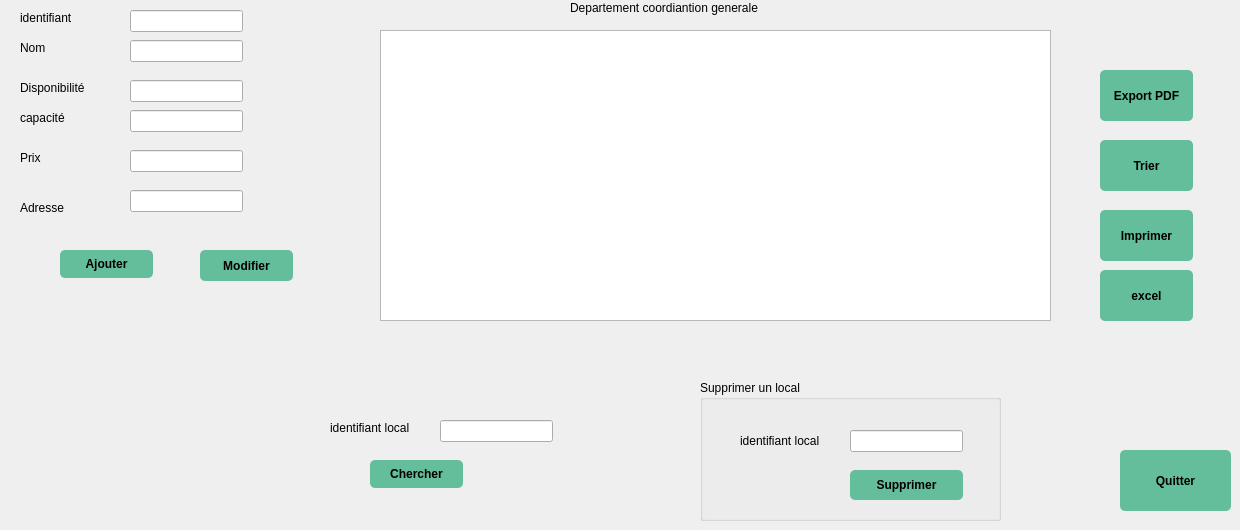
      <widget class="QWidget" name="tab_16">
       <attribute name="title">
        <string>Local</string>
       </attribute>
       <widget class="QLabel" name="label_85">
        <property name="geometry">
         <rect>
          <x>20</x>
          <y>40</y>
          <width>55</width>
          <height>16</height>
         </rect>
        </property>
        <property name="text">
         <string>Nom</string>
        </property>
       </widget>
       <widget class="QLabel" name="label_86">
        <property name="geometry">
         <rect>
          <x>20</x>
          <y>80</y>
          <width>71</width>
          <height>16</height>
         </rect>
        </property>
        <property name="text">
         <string>Disponibilité</string>
        </property>
       </widget>
       <widget class="QLabel" name="label_87">
        <property name="geometry">
         <rect>
          <x>20</x>
          <y>110</y>
          <width>55</width>
          <height>16</height>
         </rect>
        </property>
        <property name="text">
         <string>capacité</string>
        </property>
       </widget>
       <widget class="QLabel" name="label_88">
        <property name="geometry">
         <rect>
          <x>20</x>
          <y>150</y>
          <width>55</width>
          <height>16</height>
         </rect>
        </property>
        <property name="text">
         <string>Prix</string>
        </property>
       </widget>
       <widget class="QLabel" name="label_89">
        <property name="geometry">
         <rect>
          <x>20</x>
          <y>200</y>
          <width>55</width>
          <height>16</height>
         </rect>
        </property>
        <property name="text">
         <string>Adresse</string>
        </property>
       </widget>
       <widget class="QLineEdit" name="lineEdit_nom_4">
        <property name="geometry">
         <rect>
          <x>130</x>
          <y>40</y>
          <width>113</width>
          <height>22</height>
         </rect>
        </property>
       </widget>
       <widget class="QLineEdit" name="lineEdit_capacite">
        <property name="geometry">
         <rect>
          <x>130</x>
          <y>110</y>
          <width>113</width>
          <height>22</height>
         </rect>
        </property>
       </widget>
       <widget class="QLineEdit" name="lineEdit_prix_2">
        <property name="geometry">
         <rect>
          <x>130</x>
          <y>150</y>
          <width>113</width>
          <height>22</height>
         </rect>
        </property>
       </widget>
       <widget class="QLineEdit" name="lineEdit_adresse_2">
        <property name="geometry">
         <rect>
          <x>130</x>
          <y>190</y>
          <width>113</width>
          <height>22</height>
         </rect>
        </property>
       </widget>
       <widget class="QPushButton" name="pushButton_24">
        <property name="geometry">
         <rect>
          <x>60</x>
          <y>250</y>
          <width>93</width>
          <height>28</height>
         </rect>
        </property>
        <property name="styleSheet">
         <string notr="true">QPushButton {
padding: 5px;
border-radius: 5px;
background-color:rgb(101, 190, 155);
font-weight: bold;
}
QPushButton:hover
{
color :white;
}</string>
        </property>
        <property name="text">
         <string>Ajouter</string>
        </property>
       </widget>
       <widget class="QLabel" name="label_90">
        <property name="geometry">
         <rect>
          <x>570</x>
          <y>0</y>
          <width>211</width>
          <height>16</height>
         </rect>
        </property>
        <property name="text">
         <string>Departement coordiantion generale</string>
        </property>
       </widget>
       <widget class="QPushButton" name="pushButton_25">
        <property name="geometry">
         <rect>
          <x>1120</x>
          <y>450</y>
          <width>111</width>
          <height>61</height>
         </rect>
        </property>
        <property name="styleSheet">
         <string notr="true">QPushButton {
padding: 5px;
border-radius: 5px;
background-color:rgb(101, 190, 155);
font-weight: bold;
}
QPushButton:hover
{
color :white;
}</string>
        </property>
        <property name="text">
         <string>Quitter</string>
        </property>
       </widget>
       <widget class="QGroupBox" name="groupBox_17">
        <property name="geometry">
         <rect>
          <x>700</x>
          <y>380</y>
          <width>301</width>
          <height>141</height>
         </rect>
        </property>
        <property name="title">
         <string>Supprimer un local</string>
        </property>
        <widget class="QLineEdit" name="lineEdit_supprimerlocal">
         <property name="geometry">
          <rect>
           <x>150</x>
           <y>50</y>
           <width>113</width>
           <height>22</height>
          </rect>
         </property>
        </widget>
        <widget class="QLabel" name="CINlabel_5">
         <property name="geometry">
          <rect>
           <x>40</x>
           <y>50</y>
           <width>101</width>
           <height>21</height>
          </rect>
         </property>
         <property name="text">
          <string>identifiant local</string>
         </property>
        </widget>
        <widget class="QPushButton" name="supprimerlocal">
         <property name="geometry">
          <rect>
           <x>150</x>
           <y>90</y>
           <width>113</width>
           <height>30</height>
          </rect>
         </property>
         <property name="styleSheet">
          <string notr="true">QPushButton {
padding: 5px;
border-radius: 5px;
background-color:rgb(101, 190, 155);
font-weight: bold;
}
QPushButton:hover
{
color :white;
}</string>
         </property>
         <property name="text">
          <string>Supprimer</string>
         </property>
        </widget>
       </widget>
       <widget class="QLineEdit" name="lineEdit_disponibilite">
        <property name="geometry">
         <rect>
          <x>130</x>
          <y>80</y>
          <width>113</width>
          <height>22</height>
         </rect>
        </property>
       </widget>
       <widget class="QTableView" name="tableView_local">
        <property name="geometry">
         <rect>
          <x>380</x>
          <y>30</y>
          <width>671</width>
          <height>291</height>
         </rect>
        </property>
       </widget>
       <widget class="QPushButton" name="modifierlocal">
        <property name="geometry">
         <rect>
          <x>200</x>
          <y>250</y>
          <width>93</width>
          <height>31</height>
         </rect>
        </property>
        <property name="styleSheet">
         <string notr="true">QPushButton {
padding: 5px;
border-radius: 5px;
background-color:rgb(101, 190, 155);
font-weight: bold;
}
QPushButton:hover
{
color :white;
}</string>
        </property>
        <property name="text">
         <string>Modifier</string>
        </property>
       </widget>
       <widget class="QPushButton" name="exportpdflocal">
        <property name="geometry">
         <rect>
          <x>1100</x>
          <y>70</y>
          <width>93</width>
          <height>51</height>
         </rect>
        </property>
        <property name="styleSheet">
         <string notr="true">QPushButton {
padding: 5px;
border-radius: 5px;
background-color:rgb(101, 190, 155);
font-weight: bold;
}
QPushButton:hover
{
color :white;
}</string>
        </property>
        <property name="text">
         <string>Export PDF</string>
        </property>
       </widget>
       <widget class="QLabel" name="label_91">
        <property name="geometry">
         <rect>
          <x>330</x>
          <y>420</y>
          <width>91</width>
          <height>16</height>
         </rect>
        </property>
        <property name="text">
         <string>identifiant local</string>
        </property>
       </widget>
       <widget class="QPushButton" name="button_chercherlocal">
        <property name="geometry">
         <rect>
          <x>370</x>
          <y>460</y>
          <width>93</width>
          <height>28</height>
         </rect>
        </property>
        <property name="styleSheet">
         <string notr="true">QPushButton {
padding: 5px;
border-radius: 5px;
background-color:rgb(101, 190, 155);
font-weight: bold;
}
QPushButton:hover
{
color :white;
}</string>
        </property>
        <property name="text">
         <string>Chercher</string>
        </property>
       </widget>
       <widget class="QLineEdit" name="lineEdit_chercherlocal">
        <property name="geometry">
         <rect>
          <x>440</x>
          <y>420</y>
          <width>113</width>
          <height>22</height>
         </rect>
        </property>
       </widget>
       <widget class="QPushButton" name="trierlocal">
        <property name="geometry">
         <rect>
          <x>1100</x>
          <y>140</y>
          <width>93</width>
          <height>51</height>
         </rect>
        </property>
        <property name="styleSheet">
         <string notr="true">QPushButton {
padding: 5px;
border-radius: 5px;
background-color:rgb(101, 190, 155);
font-weight: bold;
}
QPushButton:hover
{
color :white;
}</string>
        </property>
        <property name="text">
         <string>Trier</string>
        </property>
       </widget>
       <widget class="QPushButton" name="imprimerlocal">
        <property name="geometry">
         <rect>
          <x>1100</x>
          <y>210</y>
          <width>93</width>
          <height>51</height>
         </rect>
        </property>
        <property name="styleSheet">
         <string notr="true">QPushButton {
padding: 5px;
border-radius: 5px;
background-color:rgb(101, 190, 155);
font-weight: bold;
}
QPushButton:hover
{
color :white;
}</string>
        </property>
        <property name="text">
         <string>Imprimer</string>
        </property>
       </widget>
       <widget class="QLabel" name="label_92">
        <property name="geometry">
         <rect>
          <x>20</x>
          <y>10</y>
          <width>61</width>
          <height>16</height>
         </rect>
        </property>
        <property name="text">
         <string>identifiant</string>
        </property>
       </widget>
       <widget class="QLineEdit" name="lineEdit_idl">
        <property name="geometry">
         <rect>
          <x>130</x>
          <y>10</y>
          <width>113</width>
          <height>22</height>
         </rect>
        </property>
       </widget>
       <widget class="QPushButton" name="excellocal">
        <property name="geometry">
         <rect>
          <x>1100</x>
          <y>270</y>
          <width>93</width>
          <height>51</height>
         </rect>
        </property>
        <property name="styleSheet">
         <string notr="true">QPushButton {
padding: 5px;
border-radius: 5px;
background-color:rgb(101, 190, 155);
font-weight: bold;
}
QPushButton:hover
{
color :white;
}</string>
        </property>
        <property name="text">
         <string>excel</string>
        </property>
       </widget>
       <zorder>label_85</zorder>
       <zorder>label_86</zorder>
       <zorder>label_87</zorder>
       <zorder>label_88</zorder>
       <zorder>label_89</zorder>
       <zorder>lineEdit_nom_4</zorder>
       <zorder>lineEdit_prix_2</zorder>
       <zorder>lineEdit_adresse_2</zorder>
       <zorder>pushButton_24</zorder>
       <zorder>label_90</zorder>
       <zorder>pushButton_25</zorder>
       <zorder>groupBox_17</zorder>
       <zorder>label_91</zorder>
       <zorder>label_92</zorder>
       <zorder>lineEdit_capacite</zorder>
       <zorder>lineEdit_disponibilite</zorder>
       <zorder>tableView_local</zorder>
       <zorder>modifierlocal</zorder>
       <zorder>exportpdflocal</zorder>
       <zorder>button_chercherlocal</zorder>
       <zorder>lineEdit_chercherlocal</zorder>
       <zorder>trierlocal</zorder>
       <zorder>imprimerlocal</zorder>
       <zorder>lineEdit_idl</zorder>
       <zorder>excellocal</zorder>
      </widget>
